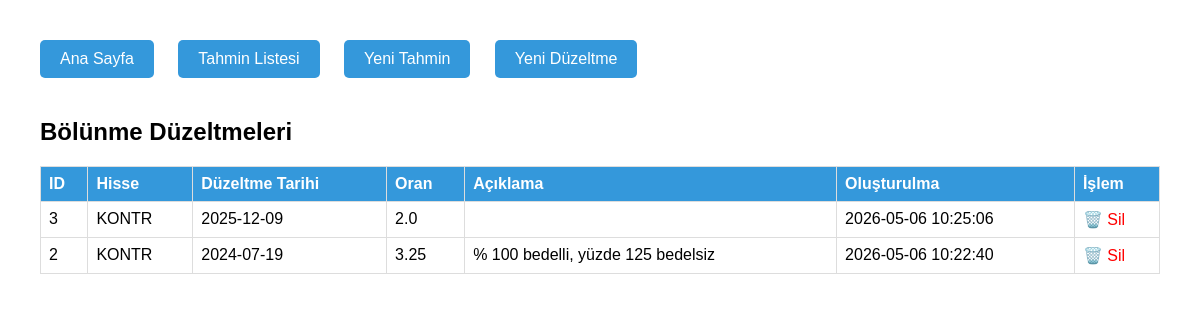
The page /adjustments on the database as committed earlier.
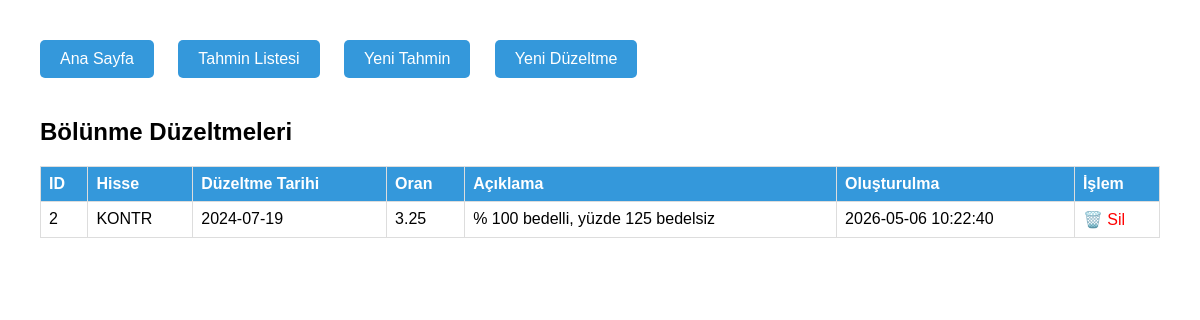
The same page on the database as committed later.
### tables this page shows
CREATE TABLE bolunme_duzeltmeleri (
            id INTEGER PRIMARY KEY AUTOINCREMENT,
            hisse_kodu TEXT NOT NULL,
            bolunme_tarihi TEXT NOT NULL,
            oran REAL NOT NULL,
            aciklama TEXT,
            created_at TIMESTAMP DEFAULT CURRENT_TIMESTAMP
        );

### admin.py (the view)
@app.route('/adjustments')
def adjustments():
    conn = get_db()
    c = conn.cursor()
    c.execute("SELECT id, hisse_kodu, bolunme_tarihi, oran, aciklama, created_at FROM bolunme_duzeltmeleri ORDER BY bolunme_tarihi DESC")
    rows = c.fetchall()
    conn.close()
    return render_template('adjustments.html', adjustments=rows, github_ok=bool(GITHUB_TOKEN))

### admin.py (called while the page is built)
def get_db():
    conn = sqlite3.connect(DB_PATH)
    return conn

### templates/adjustments.html (shortened to what this page needs)
<!DOCTYPE html>
<html>
<head>
</head>
<body>
    <div class="menu">
        <a href="/">Ana Sayfa</a>
        <a href="/list">Tahmin Listesi</a>
        <a href="/add">Yeni Tahmin</a>
        <a href="/add_adjustment">Yeni Düzeltme</a>
    </div>
    <h2>Bölünme Düzeltmeleri</h2>
    <table>
        <thead>
            <tr><th>ID</th><th>Hisse</th><th>Düzeltme Tarihi</th><th>Oran</th><th>Açıklama</th><th>Oluşturulma</th><th>İşlem</th></tr>
        </thead>
        <tbody>
            {% for adj in adjustments %}
            <tr>
                <td>{{ adj[0] }}</td>
                <td>{{ adj[1] }}</td>
                <td>{{ adj[2] }}</td>
                <td>{{ adj[3] }}</td>
                <td>{{ adj[4] }}</td>
                <td>{{ adj[5] }}</td>
                <td><a href="/delete_adjustment/{{ adj[0] }}" class="delete" onclick="return confirm('Bu düzeltmeyi silmek tüm etkilerini geri alır. Devam?')">🗑️ Sil</a></td>
            </tr>
            {% endfor %}
        </tbody>
    </table>
</body>
</html>

### templates/adjustments.html (style rules this page uses)
body { font-family: Arial; margin: 40px; }
table { border-collapse: collapse; width: 100%; }
th, td { border: 1px solid #ddd; padding: 8px; text-align: left; }
th { background: #3498db; color: white; }
.delete { color: red; text-decoration: none; }
.menu a { display: inline-block; margin-right: 20px; padding: 10px 20px; background: #3498db; color: white; text-decoration: none; border-radius: 5px; margin-bottom: 20px; }

Rows that differ between the two databases and show on the page:
removed bolunme_duzeltmeleri: id "3", hisse_kodu "KONTR", bolunme_tarihi "2025-12-09", oran "2.0", created_at "2026-05-06 10:25:06"
